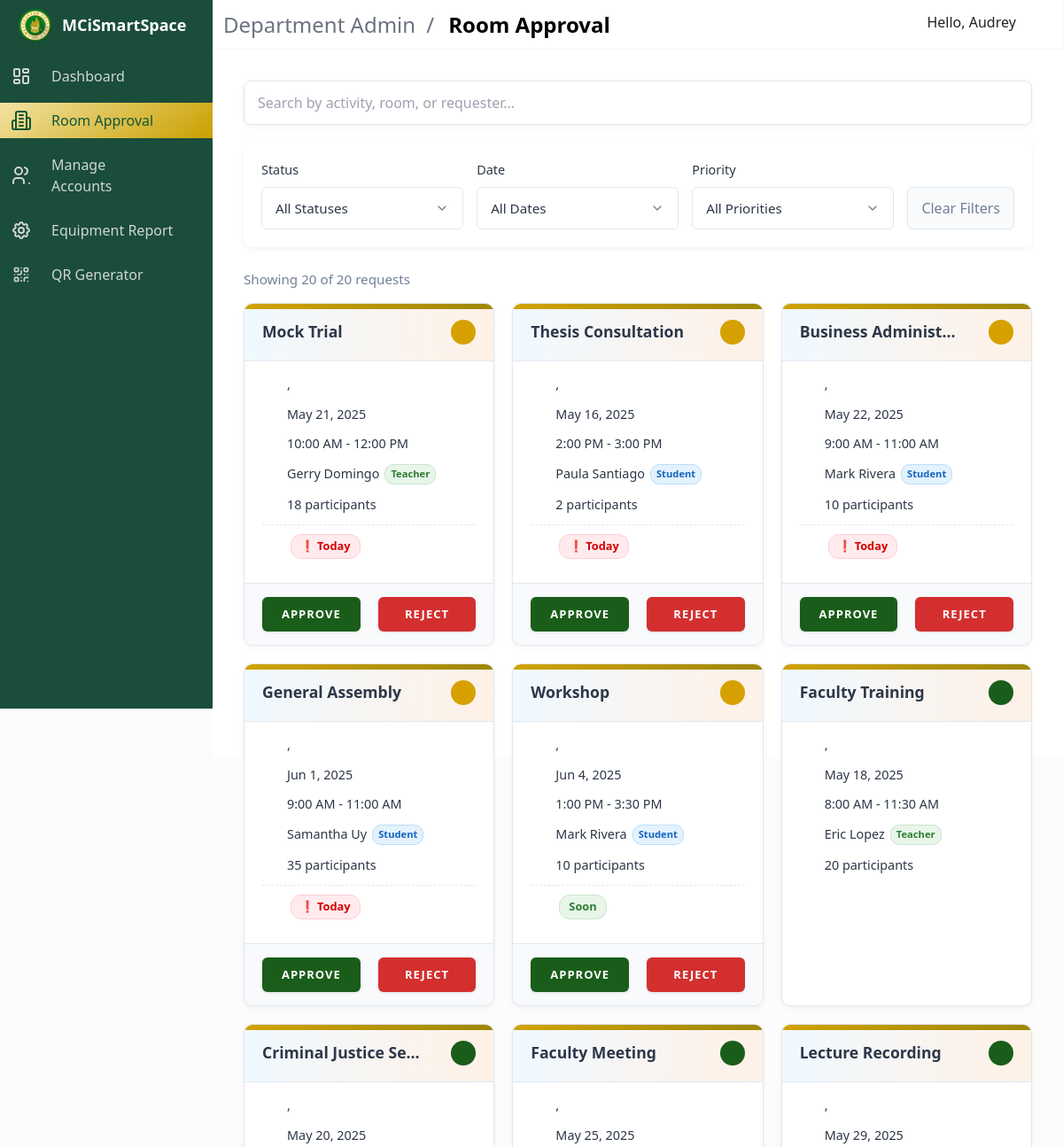
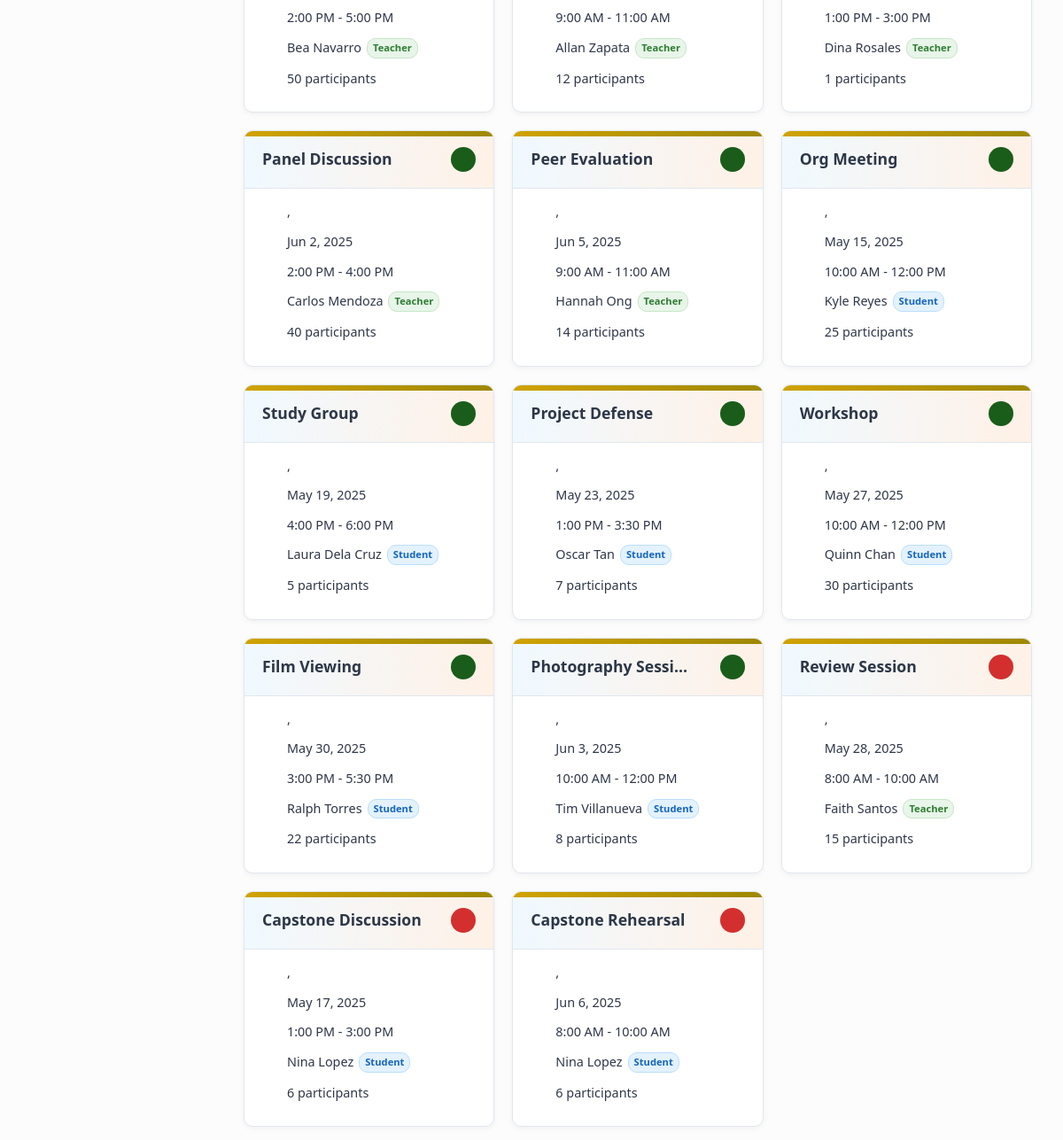
Screenshot of /department-admin/dept_room_approval.php (signed in) with the database file from the repository (2 pictures, top to bottom).
### tables this page shows
CREATE TABLE room_requests (
    RequestID INT NOT NULL AUTO_INCREMENT,
    StudentID INT,
    TeacherID INT,
    RoomID INT NOT NULL,
    ActivityName VARCHAR(255) NOT NULL,
    Purpose TEXT NOT NULL,               
    RequestDate TIMESTAMP DEFAULT CURRENT_TIMESTAMP, 
    ReservationDate DATETIME NOT NULL,   
    StartTime DATETIME NOT NULL,   
    EndTime DATETIME NOT NULL,     
    NumberOfParticipants INT NOT NULL,   
    Status ENUM('pending', 'approved', 'rejected') DEFAULT 'pending', 
    RejectionReason TEXT,        
    PRIMARY KEY (RequestID),
    FOREIGN KEY (StudentID) REFERENCES student(StudentID) ON DELETE CASCADE,
    FOREIGN KEY (TeacherID) REFERENCES teacher(TeacherID) ON DELETE CASCADE,
    FOREIGN KEY (RoomID) REFERENCES rooms(id)
);

### department-admin/dept_room_approval.php (the view, shortened to what this page needs)
<?php
include '../auth/dbh.inc.php';
?>
<!DOCTYPE html>
<html lang="en">
<head>
    <link rel="stylesheet" href="https://cdn.materialdesignicons.com/4.9.95/css/materialdesignicons.min.css">
    <link rel="stylesheet" href="../public/css/admin_styles/main.css">
    <link rel="stylesheet" href="../public/css/admin_styles/main_2.css">
    <link rel="stylesheet" href="../public/css/admin_styles/style-all.css">
    <link rel="stylesheet" href="../public/css/admin_styles/form_2.css">
    <link rel="stylesheet" href="../public/css/admin_styles/room_approval.css">
</head>
<body>
    <div id="app">
        <nav id="navbar-main" class="navbar is-fixed-top">
            <div class="navbar-brand">
                <div class="navbar-item">
                    <section class="is-title-bar">
                        <div class="flex flex-col md:flex-row items-center justify-between space-y-6 md:space-y-0">
                            <ul>
                                <li>Department Admin</li>
                                <li>Room Approval</li>
                            </ul>
                        </div>
                    </section>
                </div>
            </div>
            <div class="navbar-menu" id="navbar-menu">
                <div class="navbar-end">
                    <div class="navbar-item dropdown has-divider">
                        <a class="navbar-link">
                            <span>Hello, <?php echo $_SESSION['first_name']; ?></span>
                            <span class="icon">
                            </span>
                        </a>
                    </div>
                </div>
            </div>
        </nav>
        <aside class="aside is-placed-left is-expanded">
            <div class="aside-tools">
                <div class="logo">
                    <a href="#"><img class="meyclogo" src="../public/assets/logo.webp" alt="logo"></a>
                    <p>MCiSmartSpace</p>
                </div>
            </div>
            <div class="menu is-menu-main">
                <ul class="menu-list">
                    <li>
                        <a href="dept-admin.php">
                            <span class="icon"> </span>
                            <span>Dashboard</span>
                        </a>
                    </li>
                </ul>
                <ul class="menu-list">
                    <li class="active">
                        <a href="#">
                            <span class="icon">
                            </span>
                            <span>Room Approval</span>
                        </a>
                    </li>
                    <li>
                        <a class="dropdown" onclick="toggleIcon(this)">
                            <span class="icon"></span>
                            <span class="#">Manage Accounts</span>
                            <span class="icon toggle-icon"><i class="mdi mdi-plus"></i></span>
                        </a>
                    </li>
                    <li>
                        <a href="dept_equipment_report.php">
                            <span class="icon"></span>
                            <span>Equipment Report</span>
                        </a>
                    </li>
                    <li>
                        <a href="qr_generator.php">
                            <span class="icon"></span>
                            <span>QR Generator</span>
                        </a>
                    </li>
                </ul>
            </div>
        </aside>
        <div class="main-container">
            <div>
                <div class="card-content">
                    <div class="search-container">
                        <input type="text" id="searchInput" class="search-input" placeholder="Search by activity, room, or requester...">
                    </div>
                    <div class="filters">
                        <div class="filter-item">
                            <label class="filter-label">Status</label>
                            <select id="statusFilter" class="filter-control">
                                <option value="">All Statuses</option>
                            </select>
                        </div>
                        <div class="filter-item">
                            <label class="filter-label">Date</label>
                            <select id="dateFilter" class="filter-control">
                                <option value="">All Dates</option>
                            </select>
                        </div>
                        <div class="filter-item">
                            <label class="filter-label">Priority</label>
                            <select id="priorityFilter" class="filter-control">
                                <option value="">All Priorities</option>
                            </select>
                        </div>
                        <button id="clearFilters">Clear Filters</button>
                    </div>
                    <div class="results-count" id="requestCount"></div>
                    <div id="requestsContainer">
                        <?php
                        $sql = "SELECT rr.*, r.room_name, r.capacity, r.room_type, b.building_name,
                                CASE
                                    WHEN rr.StudentID IS NOT NULL THEN CONCAT(s.FirstName, ' ', s.LastName)
                                    WHEN rr.TeacherID IS NOT NULL THEN CONCAT(t.FirstName, ' ', t.LastName)
                                END as RequesterName,
                                CASE
                                    WHEN rr.StudentID IS NOT NULL THEN 'Student'
                                    WHEN rr.TeacherID IS NOT NULL THEN 'Teacher'
                                END as RequesterType,
                                DATEDIFF(DATE(rr.StartTime), CURDATE()) as DaysUntilReservation,
                                rr.RequestDate as RequestDate
                                FROM room_requests rr
                                LEFT JOIN rooms r ON rr.RoomID = r.id
                                LEFT JOIN buildings b ON r.building_id = b.id
                                LEFT JOIN student s ON rr.StudentID = s.StudentID
                                LEFT JOIN teacher t ON rr.TeacherID = t.TeacherID
                                ORDER BY
                                    CASE WHEN rr.Status = 'pending' THEN 0
                                         WHEN rr.Status = 'approved' THEN 1
                                         WHEN rr.Status = 'rejected' THEN 2
                                    END ASC,
                                    CASE WHEN rr.TeacherID IS NOT NULL THEN 0 ELSE 1 END, /* Teachers first */
                                    DATEDIFF(DATE(rr.StartTime), CURDATE()) ASC, /* Prioritize by how soon the date is */
                                    rr.RequestDate ASC";
                        $result = $conn->query($sql);
                        $requests = [];
                        while ($row = $result->fetch_assoc()) {
                            $priorityScore = 0;
                            if ($row['RequesterType'] == 'Teacher') {
                                $priorityScore -= 1000;
                            }
                            $daysUntil = $row['DaysUntilReservation'];
                            if ($daysUntil <= 0) {
                                $priorityScore -= 500;
                                $priorityLabel = "Today";
                                $priorityClass = "priority-urgent";
                            } else if ($daysUntil <= 1) {
                                $priorityScore -= 400;
                                $priorityLabel = "Tomorrow";
                                $priorityClass = "priority-high";
                            } else if ($daysUntil <= 3) {
                                $priorityScore -= 300;
                                $priorityLabel = "Soon";
                                $priorityClass = "priority-medium";
                            } else if ($daysUntil <= 7) {
                                $priorityScore -= 200;
                                $priorityLabel = "This Week";
                                $priorityClass = "priority-normal";
                            } else {
                                $priorityLabel = "Scheduled";
                                $priorityClass = "priority-low";
                            }
                            $row['PriorityScore'] = $priorityScore;
                            $row['PriorityLabel'] = $priorityLabel;
                            $row['PriorityClass'] = $priorityClass;
                            $row['DaysUntil'] = $daysUntil;
                            $requests[] = $row;
                        }
                        usort($requests, function ($a, $b) {
                            $statusA = $a['Status'] == 'pending' ? 0 : ($a['Status'] == 'approved' ? 1 : 2);
                            $statusB = $b['Status'] == 'pending' ? 0 : ($b['Status'] == 'approved' ? 1 : 2);
                            if ($statusA != $statusB) {
                                return $statusA - $statusB;
                            }
                            return $a['PriorityScore'] - $b['PriorityScore'];
                        });
                        $requestCount = count($requests);
                        if ($requestCount > 0):
                            foreach ($requests as $row):
                                $requestId = $row['RequestID'];
                                $activityName = htmlspecialchars($row['ActivityName']);
                                $roomName = htmlspecialchars($row['room_name']);
                                $buildingName = htmlspecialchars($row['building_name']);
                                $reservationDate = date('M j, Y', strtotime($row['StartTime']));
                                $startTime = date('g:i A', strtotime($row['StartTime']));
                                $endTime = date('g:i A', strtotime($row['EndTime']));
                                $timeRange = "$startTime - $endTime";
                                $participants = $row['NumberOfParticipants'];
                                $requesterName = htmlspecialchars($row['RequesterName']);
                                $requesterType = $row['RequesterType'];
                                $status = $row['Status'];
                                $priorityLabel = $row['PriorityLabel'];
                                $priorityClass = $row['PriorityClass'];
                                $daysUntil = $row['DaysUntil'];
                                $iconClass = 'info-icon-' . $status;
                        ?>
                                <div class="request-card"
                                    data-status="<?php echo $status; ?>"
                                    data-reservation-date="<?php echo date('Y-m-d', strtotime($row['StartTime'])); ?>"
                                    data-building="<?php echo htmlspecialchars($buildingName); ?>"
                                    data-requester-type="<?php echo $requesterType; ?>"
                                    data-days-until="<?php echo $daysUntil; ?>"
                                    data-priority-score="<?php echo $row['PriorityScore']; ?>">
                                    <div class="request-title">
                                        <h3><?php echo $activityName; ?></h3>
                                        <div class="card-indicators">
                                            <i class="mdi mdi-information-outline info-icon <?php echo $iconClass; ?>" onclick="showRequestDetails(<?php echo $requestId; ?>)"></i>
                                        </div>
                                    </div>
                                    <div class="request-details">
                                        <div class="request-detail-item"><i class="mdi mdi-domain"></i><?php echo $roomName . ', ' . $buildingName; ?></div>
                                        <div class="request-detail-item"><i class="mdi mdi-calendar"></i><?php echo $reservationDate; ?></div>
                                        <div class="request-detail-item"><i class="mdi mdi-clock-outline"></i><?php echo $timeRange; ?></div>
                                        <div class="request-detail-item">
                                            <?php echo $requesterName; ?>
                                            <span class="requester-badge <?php echo strtolower($requesterType); ?>-badge"><?php echo $requesterType; ?></span>
                                        </div>
                                        <div class="request-detail-item"><i class="mdi mdi-account-group"></i><?php echo $participants; ?> participants</div>
                                        <?php if ($status == 'pending'): ?>
                                            <div class="request-detail-item priority-item">
                                                <span class="priority-badge <?php echo $priorityClass; ?>"><?php echo $priorityLabel; ?></span>
                                            </div>
                                        <?php endif; ?>
                                    </div>
                                    <?php if ($status == 'pending'): ?>
                                        <div class="action-buttons">
                                            <form method="POST" style="flex: 1;">
                                                <button type="submit" name="approve_request" class="btn-approve">Approve</button>
                                            </form>
                                            <button type="button" class="btn-reject" onclick="showRejectModal(<?php echo $requestId; ?>)">Reject</button>
                                        </div>
                                    <?php endif; ?>
                                </div>
                            <?php endforeach; ?>
                        <?php else: ?>
                            <div class="no-results">No room requests found.</div>
                        <?php endif; ?>
                    </div>
                </div>
            </div>
        </div>
    </div>
</body>
</html>

### rows the page displays
room_requests: ActivityName "Mock Trial", StartTime "May 21, 2025", timeRange "10:00 AM - 12:00 PM", requesterName "Gerry Domingo", requesterType "Teacher", NumberOfParticipants "18", priorityLabel "Today"
room_requests: ActivityName "Thesis Consultation", StartTime "May 16, 2025", timeRange "2:00 PM - 3:00 PM", requesterName "Paula Santiago", requesterType "Student", NumberOfParticipants "2", priorityLabel "Today"
room_requests: ActivityName "Business Administ…", StartTime "May 22, 2025", timeRange "9:00 AM - 11:00 AM", requesterName "Mark Rivera", requesterType "Student", NumberOfParticipants "10", priorityLabel "Today"
room_requests: ActivityName "General Assembly", StartTime "Jun 1, 2025", timeRange "9:00 AM - 11:00 AM", requesterName "Samantha Uy", requesterType "Student", NumberOfParticipants "35", priorityLabel "Today"
room_requests: ActivityName "Workshop", StartTime "Jun 4, 2025", timeRange "1:00 PM - 3:30 PM", requesterName "Mark Rivera", requesterType "Student", NumberOfParticipants "10", priorityLabel "Soon"
room_requests: ActivityName "Faculty Training", StartTime "May 18, 2025", timeRange "8:00 AM - 11:30 AM", requesterName "Eric Lopez", requesterType "Teacher", NumberOfParticipants "20"
room_requests: ActivityName "Criminal Justice Se…", StartTime "May 20, 2025", timeRange "2:00 PM - 5:00 PM", requesterName "Bea Navarro", requesterType "Teacher", NumberOfParticipants "50"
room_requests: ActivityName "Faculty Meeting", StartTime "May 25, 2025", timeRange "9:00 AM - 11:00 AM", requesterName "Allan Zapata", requesterType "Teacher", NumberOfParticipants "12"
room_requests: ActivityName "Lecture Recording", StartTime "May 29, 2025", timeRange "1:00 PM - 3:00 PM", requesterName "Dina Rosales", requesterType "Teacher", NumberOfParticipants "1"
room_requests: ActivityName "Panel Discussion", StartTime "Jun 2, 2025", timeRange "2:00 PM - 4:00 PM", requesterName "Carlos Mendoza", requesterType "Teacher", NumberOfParticipants "40"
room_requests: ActivityName "Peer Evaluation", StartTime "Jun 5, 2025", timeRange "9:00 AM - 11:00 AM", requesterName "Hannah Ong", requesterType "Teacher", NumberOfParticipants "14"
room_requests: ActivityName "Org Meeting", StartTime "May 15, 2025", timeRange "10:00 AM - 12:00 PM", requesterName "Kyle Reyes", requesterType "Student", NumberOfParticipants "25"
room_requests: ActivityName "Study Group", StartTime "May 19, 2025", timeRange "4:00 PM - 6:00 PM", requesterName "Laura Dela Cruz", requesterType "Student", NumberOfParticipants "5"
room_requests: ActivityName "Project Defense", StartTime "May 23, 2025", timeRange "1:00 PM - 3:30 PM", requesterName "Oscar Tan", requesterType "Student", NumberOfParticipants "7"
room_requests: ActivityName "Workshop", StartTime "May 27, 2025", timeRange "10:00 AM - 12:00 PM", requesterName "Quinn Chan", requesterType "Student", NumberOfParticipants "30"
room_requests: ActivityName "Film Viewing", StartTime "May 30, 2025", timeRange "3:00 PM - 5:30 PM", requesterName "Ralph Torres", requesterType "Student", NumberOfParticipants "22"
room_requests: ActivityName "Photography Sessi…", StartTime "Jun 3, 2025", timeRange "10:00 AM - 12:00 PM", requesterName "Tim Villanueva", requesterType "Student", NumberOfParticipants "8"
room_requests: ActivityName "Review Session", StartTime "May 28, 2025", timeRange "8:00 AM - 10:00 AM", requesterName "Faith Santos", requesterType "Teacher", NumberOfParticipants "15"
room_requests: ActivityName "Capstone Discussion", StartTime "May 17, 2025", timeRange "1:00 PM - 3:00 PM", requesterName "Nina Lopez", requesterType "Student", NumberOfParticipants "6"
room_requests: ActivityName "Capstone Rehearsal", StartTime "Jun 6, 2025", timeRange "8:00 AM - 10:00 AM", requesterName "Nina Lopez", requesterType "Student", NumberOfParticipants "6"

### other values shown
$_SESSION['first_name'] "Audrey"
